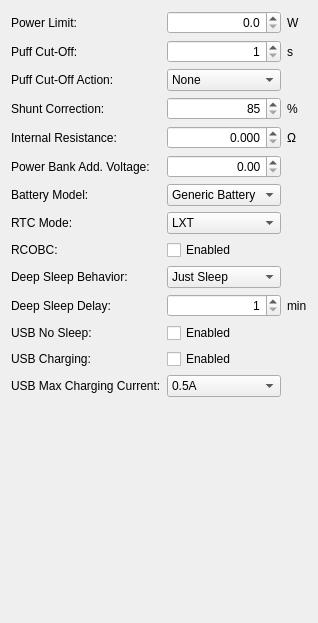
          <widget class="QWidget" name="tab_15">
           <attribute name="title">
            <string>Settings</string>
           </attribute>
           <layout class="QVBoxLayout" name="verticalLayout_15">
            <item>
             <layout class="QGridLayout" name="gridLayout_19">
              <item row="8" column="1">
               <widget class="QCheckBox" name="advRCOBCCheck">
                <property name="text">
                 <string>Enabled</string>
                </property>
               </widget>
              </item>
              <item row="9" column="1">
               <widget class="QComboBox" name="advDeepSleepBehaviorCombo">
                <item>
                 <property name="text">
                  <string>Just Sleep</string>
                 </property>
                </item>
                <item>
                 <property name="text">
                  <string>Lock Device</string>
                 </property>
                </item>
                <item>
                 <property name="text">
                  <string>Turn Off Device</string>
                 </property>
                </item>
               </widget>
              </item>
              <item row="0" column="1">
               <widget class="QDoubleSpinBox" name="advPowerLimitSpin">
                <property name="alignment">
                 <set>Qt::AlignRight|Qt::AlignTrailing|Qt::AlignVCenter</set>
                </property>
                <property name="decimals">
                 <number>1</number>
                </property>
                <property name="maximum">
                 <double>300.000000000000000</double>
                </property>
               </widget>
              </item>
              <item row="7" column="0">
               <widget class="QLabel" name="advRTCModeCaption">
                <property name="text">
                 <string>RTC Mode:</string>
                </property>
               </widget>
              </item>
              <item row="13" column="0">
               <widget class="QLabel" name="label_77">
                <property name="text">
                 <string>USB Max Charging Current:</string>
                </property>
               </widget>
              </item>
              <item row="4" column="0">
               <widget class="QLabel" name="label_69">
                <property name="text">
                 <string>Internal Resistance:</string>
                </property>
               </widget>
              </item>
              <item row="2" column="0">
               <widget class="QLabel" name="advPuffCutoffActionCaption">
                <property name="text">
                 <string>Puff Cut-Off Action:</string>
                </property>
               </widget>
              </item>
              <item row="3" column="0">
               <widget class="QLabel" name="label_68">
                <property name="text">
                 <string>Shunt Correction:</string>
                </property>
               </widget>
              </item>
              <item row="12" column="0">
               <widget class="QLabel" name="label_76">
                <property name="text">
                 <string>USB Charging:</string>
                </property>
               </widget>
              </item>
              <item row="9" column="0">
               <widget class="QLabel" name="label_73">
                <property name="text">
                 <string>Deep Sleep Behavior:</string>
                </property>
               </widget>
              </item>
              <item row="2" column="1">
               <widget class="QComboBox" name="advPuffCutoffActionCombo">
                <item>
                 <property name="text">
                  <string>None</string>
                 </property>
                </item>
                <item>
                 <property name="text">
                  <string>Turn Off Device</string>
                 </property>
                </item>
                <item>
                 <property name="text">
                  <string>Lock Device</string>
                 </property>
                </item>
               </widget>
              </item>
              <item row="1" column="1">
               <widget class="QSpinBox" name="advPuffCutoffSpin">
                <property name="alignment">
                 <set>Qt::AlignRight|Qt::AlignTrailing|Qt::AlignVCenter</set>
                </property>
                <property name="minimum">
                 <number>1</number>
                </property>
                <property name="maximum">
                 <number>60</number>
                </property>
               </widget>
              </item>
              <item row="6" column="1">
               <widget class="QComboBox" name="advBatteryModelCombo">
                <item>
                 <property name="text">
                  <string>Generic Battery</string>
                 </property>
                </item>
                <item>
                 <property name="text">
                  <string>USR 1</string>
                 </property>
                </item>
                <item>
                 <property name="text">
                  <string>USR 2</string>
                 </property>
                </item>
                <item>
                 <property name="text">
                  <string>USR 3</string>
                 </property>
                </item>
               </widget>
              </item>
              <item row="10" column="1">
               <widget class="QSpinBox" name="advDeepSleepDelaySpin">
                <property name="alignment">
                 <set>Qt::AlignRight|Qt::AlignTrailing|Qt::AlignVCenter</set>
                </property>
                <property name="minimum">
                 <number>1</number>
                </property>
                <property name="maximum">
                 <number>30</number>
                </property>
               </widget>
              </item>
              <item row="6" column="0">
               <widget class="QLabel" name="label_71">
                <property name="text">
                 <string>Battery Model:</string>
                </property>
               </widget>
              </item>
              <item row="12" column="1">
               <widget class="QCheckBox" name="advUsbChargeCheck">
                <property name="text">
                 <string>Enabled</string>
                </property>
               </widget>
              </item>
              <item row="7" column="1">
               <widget class="QComboBox" name="advRTCModeCombo">
                <item>
                 <property name="text">
                  <string>LXT</string>
                 </property>
                </item>
                <item>
                 <property name="text">
                  <string>LIRC</string>
                 </property>
                </item>
                <item>
                 <property name="text">
                  <string>LSL</string>
                 </property>
                </item>
               </widget>
              </item>
              <item row="0" column="2">
               <widget class="QLabel" name="label_78">
                <property name="text">
                 <string>W</string>
                </property>
               </widget>
              </item>
              <item row="11" column="0">
               <widget class="QLabel" name="label_75">
                <property name="text">
                 <string>USB No Sleep:</string>
                </property>
               </widget>
              </item>
              <item row="11" column="1">
               <widget class="QCheckBox" name="advUsbNoSleepCheck">
                <property name="text">
                 <string>Enabled</string>
                </property>
               </widget>
              </item>
              <item row="3" column="1">
               <widget class="QSpinBox" name="advShuntCorrectionSpin">
                <property name="alignment">
                 <set>Qt::AlignRight|Qt::AlignTrailing|Qt::AlignVCenter</set>
                </property>
                <property name="minimum">
                 <number>85</number>
                </property>
                <property name="maximum">
                 <number>115</number>
                </property>
               </widget>
              </item>
              <item row="1" column="2">
               <widget class="QLabel" name="label_79">
                <property name="text">
                 <string>s</string>
                </property>
               </widget>
              </item>
              <item row="3" column="2">
               <widget class="QLabel" name="label_80">
                <property name="text">
                 <string>%</string>
                </property>
               </widget>
              </item>
              <item row="8" column="0">
               <widget class="QLabel" name="label_72">
                <property name="text">
                 <string>RCOBC:</string>
                </property>
               </widget>
              </item>
              <item row="4" column="1">
               <widget class="QDoubleSpinBox" name="advInternalResistanceSpin">
                <property name="alignment">
                 <set>Qt::AlignRight|Qt::AlignTrailing|Qt::AlignVCenter</set>
                </property>
                <property name="decimals">
                 <number>3</number>
                </property>
                <property name="maximum">
                 <double>0.100000000000000</double>
                </property>
                <property name="singleStep">
                 <double>0.010000000000000</double>
                </property>
               </widget>
              </item>
              <item row="10" column="2">
               <widget class="QLabel" name="label_83">
                <property name="text">
                 <string>min</string>
                </property>
               </widget>
              </item>
              <item row="4" column="2">
               <widget class="QLabel" name="label_81">
                <property name="text">
                 <string>Ω</string>
                </property>
               </widget>
              </item>
              <item row="10" column="0">
               <widget class="QLabel" name="label_74">
                <property name="text">
                 <string>Deep Sleep Delay:</string>
                </property>
               </widget>
              </item>
              <item row="0" column="0">
               <widget class="QLabel" name="label_65">
                <property name="text">
                 <string>Power Limit:</string>
                </property>
               </widget>
              </item>
              <item row="13" column="1">
               <widget class="QComboBox" name="advUsbMaxCurrCombo">
                <item>
                 <property name="text">
                  <string>0.5A</string>
                 </property>
                </item>
                <item>
                 <property name="text">
                  <string>1.0A</string>
                 </property>
                </item>
                <item>
                 <property name="text">
                  <string>1.5A</string>
                 </property>
                </item>
                <item>
                 <property name="text">
                  <string>2.0A</string>
                 </property>
                </item>
               </widget>
              </item>
              <item row="1" column="0">
               <widget class="QLabel" name="label_66">
                <property name="text">
                 <string>Puff Cut-Off:</string>
                </property>
               </widget>
              </item>
              <item row="5" column="0">
               <widget class="QLabel" name="advPowerBankAddVoltCaption">
                <property name="text">
                 <string>Power Bank Add. Voltage:</string>
                </property>
               </widget>
              </item>
              <item row="5" column="1">
               <widget class="QDoubleSpinBox" name="advPowerBankAddVoltSpin">
                <property name="alignment">
                 <set>Qt::AlignRight|Qt::AlignTrailing|Qt::AlignVCenter</set>
                </property>
                <property name="maximum">
                 <double>0.250000000000000</double>
                </property>
                <property name="singleStep">
                 <double>0.050000000000000</double>
                </property>
               </widget>
              </item>
             </layout>
            </item>
            <item>
             <spacer name="verticalSpacer_12">
              <property name="orientation">
               <enum>Qt::Vertical</enum>
              </property>
              <property name="sizeHint" stdset="0">
               <size>
                <width>20</width>
                <height>215</height>
               </size>
              </property>
             </spacer>
            </item>
           </layout>
          </widget>
